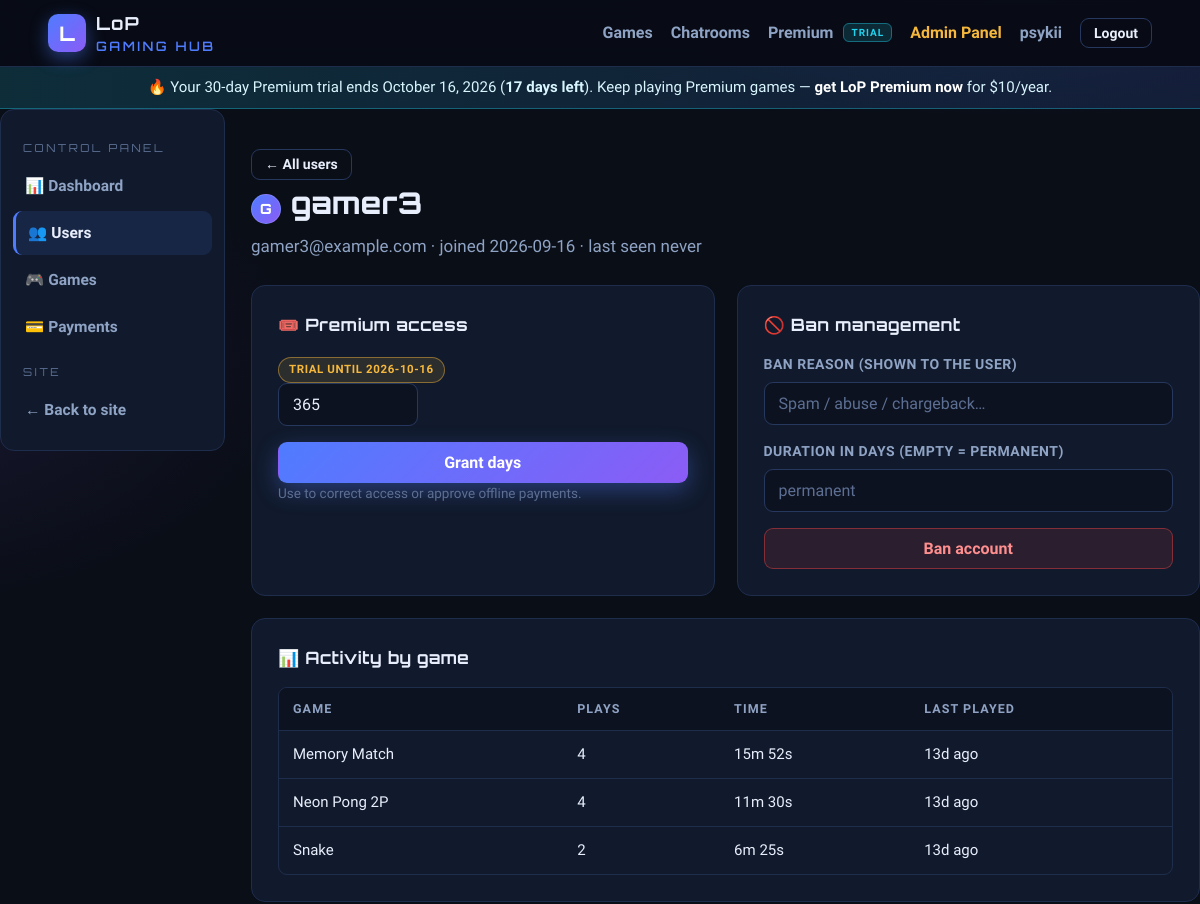
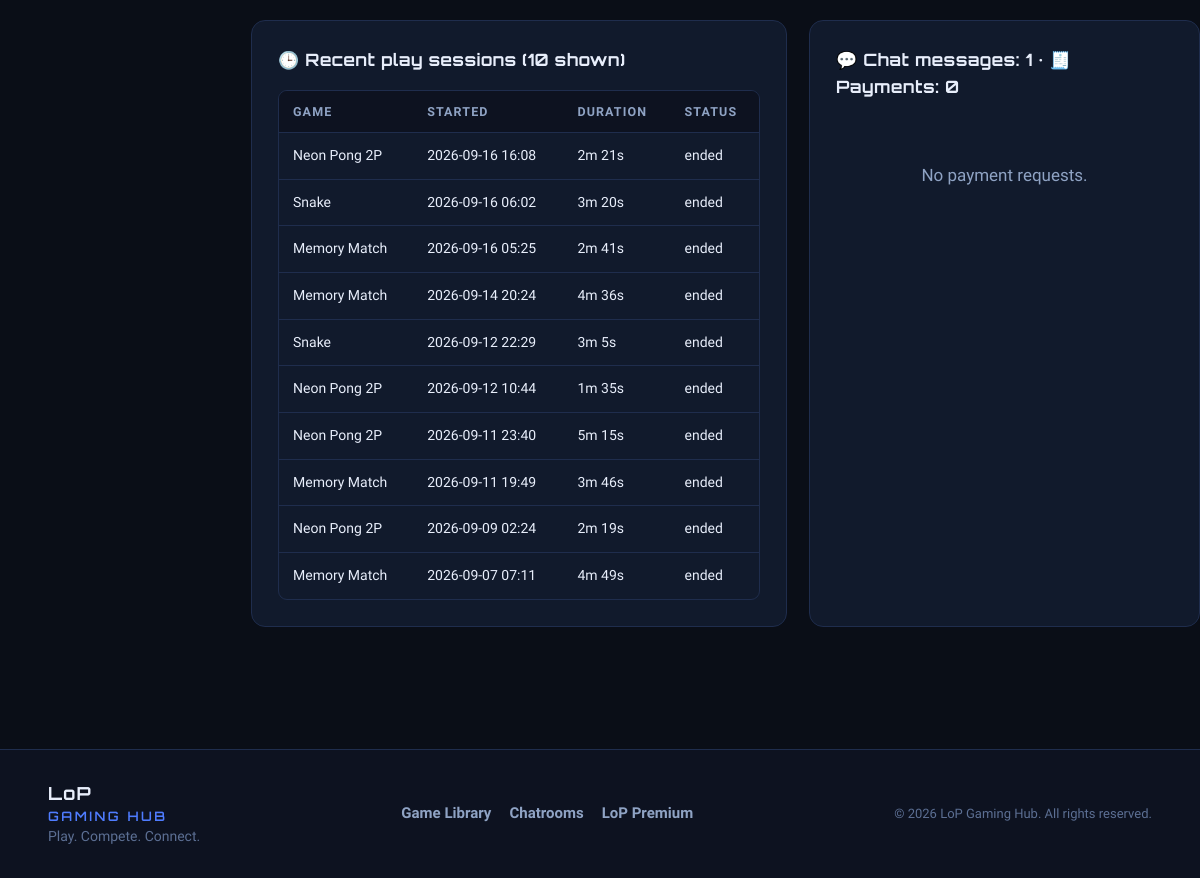
The app's page /admin/users/3 (signed in) with its own data (2 pictures, top to bottom).
### models.py (models this page shows, shortened)
class User(UserMixin, db.Model):
    __tablename__ = "users"
    id = db.Column(db.Integer, primary_key=True)
    username = db.Column(db.String(40), unique=True, nullable=False, index=True)
    email = db.Column(db.String(160), unique=True, nullable=False, index=True)
    password_hash = db.Column(db.String(255), nullable=False)
    role = db.Column(db.String(20), nullable=False, default="user")  # user | admin
    is_banned = db.Column(db.Boolean, nullable=False, default=False)
    ban_reason = db.Column(db.String(250))
    banned_at = db.Column(db.DateTime)
    banned_until = db.Column(db.DateTime)
    trial_started_at = db.Column(db.DateTime, nullable=False, default=now_utc)
    premium_until = db.Column(db.DateTime)
    created_at = db.Column(db.DateTime, nullable=False, default=now_utc)
    last_seen_at = db.Column(db.DateTime)
    failed_attempts = db.Column(db.Integer, nullable=False, default=0)
    locked_until = db.Column(db.DateTime)
    sessions = db.relationship("GameSession", back_populates="user", lazy="dynamic")
    messages = db.relationship("ChatMessage", back_populates="user", lazy="dynamic")
    payments = db.relationship("PaymentRequest", back_populates="user", lazy="dynamic",
                               foreign_keys="PaymentRequest.user_id")
    @property
    def is_admin(self) -> bool:
        return self.role == "admin"
    @property
    def has_premium(self) -> bool:
        return self.premium_until is not None and self.premium_until > now_utc()
    @property
    def ban_is_active(self) -> bool:
        if not self.is_banned:
            return False
        if self.banned_until is None:          # permanent ban
            return True
        return self.banned_until > now_utc()
    def premium_status(self):
        if self.is_admin:
            return ("admin", None)
        if self.has_premium:
            return ("active", self.premium_until)
        trial_days = current_app.config["TRIAL_DURATION_DAYS"]
        if self.trial_started_at:
            trial_end = self.trial_started_at + timedelta(days=trial_days)
            if now_utc() < trial_end:
                return ("trial", trial_end)
            if self.premium_until is not None:
                return ("expired", self.premium_until)
            return ("expired", trial_end)
        return ("none", None)

class Game(db.Model):
    __tablename__ = "games"
    id = db.Column(db.Integer, primary_key=True)
    title = db.Column(db.String(120), nullable=False)
    slug = db.Column(db.String(120), unique=True, nullable=False, index=True)
    description = db.Column(db.Text, nullable=False, default="")
    category = db.Column(db.String(60), nullable=False, default="Arcade")
    version = db.Column(db.String(30), nullable=False, default="1.0")
    folder = db.Column(db.String(160))            # relative to GAME_LIBRARY_DIR
    entry_file = db.Column(db.String(180), nullable=False, default="index.html")
    thumbnail = db.Column(db.String(220))         # public URL or path under /game-thumb/
    is_premium = db.Column(db.Boolean, nullable=False, default=False)
    is_multiplayer = db.Column(db.Boolean, nullable=False, default=False)
    is_active = db.Column(db.Boolean, nullable=False, default=True)
    is_featured = db.Column(db.Boolean, nullable=False, default=False)
    play_count = db.Column(db.Integer, nullable=False, default=0)
    total_playtime = db.Column(db.Integer, nullable=False, default=0)  # seconds
    uploaded_by_id = db.Column(db.Integer, db.ForeignKey("users.id"))
    created_at = db.Column(db.DateTime, nullable=False, default=now_utc)
    updated_at = db.Column(db.DateTime, nullable=False, default=now_utc, onupdate=now_utc)
    chatroom = db.relationship("ChatRoom", back_populates="game", uselist=False)
    sessions = db.relationship("GameSession", back_populates="game", lazy="dynamic")

class GameSession(db.Model):
    __tablename__ = "game_sessions"
    id = db.Column(db.Integer, primary_key=True)
    user_id = db.Column(db.Integer, db.ForeignKey("users.id"), nullable=False, index=True)
    game_id = db.Column(db.Integer, db.ForeignKey("games.id"), nullable=False, index=True)
    started_at = db.Column(db.DateTime, nullable=False, default=now_utc, index=True)
    duration_seconds = db.Column(db.Integer, nullable=False, default=0)
    ip_address = db.Column(db.String(64))
    is_active = db.Column(db.Boolean, nullable=False, default=True)
    user = db.relationship("User", back_populates="sessions")
    game = db.relationship("Game", back_populates="sessions")

### blueprints/admin.py (the view)
@admin_bp.route("/users/<int:user_id>")
@admin_required
def user_detail(user_id):
    user = db.session.get(User, user_id) or abort(404)
    st, end = user.premium_status()
    activity = user_game_stats(user.id)
    recent_sessions = (
        user.sessions.order_by(GameSession.started_at.desc()).limit(15).all()
    )
    payments = (
        PaymentRequest.query.filter_by(user_id=user.id)
        .order_by(PaymentRequest.created_at.desc())
        .all()
    )
    chat_count = user.messages.count()
    return render_template(
        "admin/user_detail.html",
        u=user,
        premium_state=st,
        premium_end=end,
        activity=activity,
        recent_sessions=recent_sessions,
        payments=payments,
        chat_count=chat_count,
    )

### app.py (called while the page is built)
@login_manager.user_loader
def load_user(user_id: str):
    return db.session.get(User, int(user_id))

### blueprints/admin.py (called while the page is built)
def admin_required(fn):
    @wraps(fn)
    @login_required
    def wrapper(*args, **kwargs):
        if not current_user.is_admin:
            abort(403)
        return fn(*args, **kwargs)
    return wrapper

### helpers.py (called while the page is built)
def fmt_duration(seconds: int) -> str:
    seconds = int(seconds or 0)
    h, rem = divmod(seconds, 3600)
    m, s = divmod(rem, 60)
    if h:
        return f"{h}h {m}m"
    if m:
        return f"{m}m {s}s"
    return f"{s}s"

def time_ago(dt) -> str:
    if dt is None:
        return "never"
    delta = now_utc() - dt
    s = int(delta.total_seconds())
    if s < 60:
        return "just now"
    if s < 3600:
        return f"{s // 60}m ago"
    if s < 86400:
        return f"{s // 3600}h ago"
    if s < 86400 * 30:
        return f"{s // 86400}d ago"
    return dt.strftime("%Y-%m-%d")

### models.py (called while the page is built)
def now_utc():
    return datetime.now(timezone.utc).replace(tzinfo=None)

### templates/admin/user_detail.html (shortened to what this page needs)
{% extends "admin/base.html" %}
{% block admin_content %}
<div class="page-head">
  <a class="btn btn-ghost btn-sm" href="{{ url_for('admin.users') }}">← All users</a>
  <h1 class="page-title">
    <span class="avatar avatar-sm">{{ u.username[:1]|upper }}</span> {{ u.username }}
  </h1>
  <p class="page-sub">{{ u.email }} &middot; joined {{ u.created_at.strftime('%Y-%m-%d') }} &middot; last seen {{ u.last_seen_at|time_ago }}</p>
</div>
<div class="admin-grid-2">
  <div class="card">
    <h3 class="card-title">🎟️ Premium access</h3>
    {% if premium_state == 'admin' %}
      <p><span class="pill pill-admin">Admin — permanent access</span></p>
    {% elif premium_state == 'active' %}
      <p><span class="pill pill-approved">{{ premium_plan }} until {{ premium_end.strftime('%Y-%m-%d') }}</span>
        ({{ (premium_end - now_utc()).days }} days left)</p>
    {% elif premium_state == 'trial' %}
      <p><span class="pill pill-pending">Trial until {{ premium_end.strftime('%Y-%m-%d') }}</span></p>
    {% elif premium_state == 'expired' %}
      <p><span class="pill pill-rejected">Expired {{ premium_end.strftime('%Y-%m-%d') }}</span></p>
    {% else %}
      <p>No premium history.</p>
    {% endif %}
    <form method="post" action="{{ url_for('admin.user_grant', user_id=u.id) }}" class="form-row">
      <input class="form-control grant-days" type="number" name="days" value="365" min="1" max="3650">
      <button class="btn btn-primary" type="submit">Grant days</button>
    </form>
    <p class="form-hint">Use to correct access or approve offline payments.</p>
  </div>
  <div class="card">
    <h3 class="card-title">🚫 Ban management</h3>
    {% if u.is_admin %}
      <p class="form-hint">Administrators cannot be banned.</p>
    {% else %}
      <form method="post" action="{{ url_for('admin.user_ban', user_id=u.id) }}" class="form" id="banForm">
        <div class="form-group">
          <label class="form-label" for="reason">Ban reason (shown to the user)</label>
          <input class="form-control" type="text" id="reason" name="reason" placeholder="Spam / abuse / chargeback…">
        </div>
        <div class="form-group">
          <label class="form-label" for="days">Duration in days (empty = permanent)</label>
          <input class="form-control" type="number" id="days" name="days" min="1" max="3650" placeholder="permanent">
        </div>
        <button class="btn btn-danger" type="submit" data-confirm="Ban {{ u.username }}? They will lose access immediately.">Ban account</button>
      </form>
    {% endif %}
  </div>
</div>
<div class="card">
  <h3 class="card-title">📊 Activity by game</h3>
  {% if activity %}
    <div class="table-wrap">
      <table class="table">
        <thead><tr><th>Game</th><th>Plays</th><th>Time</th><th>Last played</th></tr></thead>
        <tbody>
          {% for s in activity %}
            <tr>
              <td>{{ s.title }}{% if s.is_premium %} <span class="badge badge-premium">PREMIUM</span>{% endif %}</td>
              <td>{{ s.plays }}</td>
              <td>{{ s.seconds|fmt_duration }}</td>
              <td>{{ s.last_played|time_ago }}</td>
            </tr>
          {% endfor %}
        </tbody>
      </table>
    </div>
  {% else %}<p class="empty-state">No playtime yet.</p>{% endif %}
</div>
<div class="admin-grid-2">
  <div class="card">
    <h3 class="card-title">🕒 Recent play sessions ({{ recent_sessions|length }} shown)</h3>
    {% if recent_sessions %}
      <div class="table-wrap">
        <table class="table table-sm">
          <thead><tr><th>Game</th><th>Started</th><th>Duration</th><th>Status</th></tr></thead>
          <tbody>
            {% for s in recent_sessions %}
              <tr>
                <td>{{ s.game.title }}</td>
                <td>{{ s.started_at.strftime('%Y-%m-%d %H:%M') }}</td>
                <td>{{ s.duration_seconds|fmt_duration }}</td>
                <td>{% if s.is_active %}<span class="pill pill-pending">LIVE</span>{% else %}ended{% endif %}</td>
              </tr>
            {% endfor %}
          </tbody>
        </table>
      </div>
    {% else %}<p class="empty-state">No sessions yet.</p>{% endif %}
  </div>
  <div class="card">
    <h3 class="card-title">💬 Chat messages: {{ chat_count }} &middot; 🧾 Payments: {{ payments|length }}</h3>
    {% if payments %}
      <div class="table-wrap">
        <table class="table table-sm">
          <thead><tr><th>#</th><th>Date</th><th>Amount</th><th>Status</th></tr></thead>
          <tbody>
            {% for p in payments %}
              <tr>
                <td>#{{ p.id }}</td>
                <td>{{ p.created_at.strftime('%Y-%m-%d') }}</td>
                <td>${{ '%.2f'|format(p.amount) }}</td>
                <td>{% if p.status == 'pending' %}<span class="pill pill-pending">Pending</span>
                    {% elif p.status == 'approved' %}<span class="pill pill-approved">Approved</span>
                    {% else %}<span class="pill pill-rejected">Rejected</span>{% endif %}</td>
              </tr>
            {% endfor %}
          </tbody>
        </table>
      </div>
    {% else %}<p class="empty-state">No payment requests.</p>{% endif %}
  </div>
</div>
{% endblock %}

### templates/base.html (shortened to what this page needs)
<!doctype html>
<html lang="en">
<head>
  <link rel="stylesheet" href="{{ url_for('static', filename='css/style.css') }}">
</head>
<body>
  {% set nav_links = [('main.index', 'Home'), ('games.library', 'Game Library')] %}
  <nav class="navbar">
    <div class="container nav-inner">
      <a class="brand" href="{{ url_for('main.index') }}">
        <span class="brand-mark">L</span>
        <span class="brand-text">LoP <em>GAMING HUB</em></span>
      </a>
      <div class="nav-links" id="navLinks">
        {% if current_user.is_authenticated %}
          <a class="nav-link" href="{{ url_for('games.library') }}">Games</a>
          <a class="nav-link" href="{{ url_for('chat.hub') }}">Chatrooms</a>
          <a class="nav-link" href="{{ url_for('premium.index') }}">
            Premium
            {% if current_user.is_authenticated and premium_state == 'trial' %}
              <span class="nav-chip chip-trial">TRIAL</span>
            {% elif premium_state == 'active' %}
              <span class="nav-chip chip-premium">✓</span>
            {% endif %}
          </a>
          {% if current_user.is_admin %}
            <a class="nav-link nav-admin" href="{{ url_for('admin.dashboard') }}">Admin Panel</a>
          {% endif %}
          <a class="nav-link" href="{{ url_for('auth.profile') }}">{{ current_user.username }}</a>
          <a class="btn btn-ghost btn-sm" href="{{ url_for('auth.logout') }}">Logout</a>
        {% else %}
          <a class="nav-link" href="{{ url_for('main.index') }}">Home</a>
          <a class="nav-link" href="{{ url_for('auth.login') }}">Login</a>
          <a class="btn btn-primary btn-sm" href="{{ url_for('auth.register') }}">Sign Up Free</a>
        {% endif %}
      </div>
    </div>
  </nav>
  {% if current_user.is_authenticated and premium_state == 'trial' %}
    <div class="trial-banner">
      <div class="container">
        🔥 Your {{ trial_days }}-day Premium trial ends {{ premium_end.strftime('%B %d, %Y') }}
        (<strong>{{ (premium_end - now_utc()).days + 1 }} days left</strong>).
        Keep playing Premium games &mdash;
        <a href="{{ url_for('premium.index') }}">get LoP Premium now</a> for ${{ premium_price }}/year.
      </div>
    </div>
  {% endif %}
  <main class="page">
    {% block content %}{% endblock %}
  </main>
  <footer class="footer">
    <div class="container footer-inner">
      <div>
        <span class="brand-text">LoP <em>GAMING HUB</em></span>
        <p class="footer-sub">Play. Compete. Connect.</p>
      </div>
      <div class="footer-links">
        <a href="{{ url_for('games.library') }}">Game Library</a>
        <a href="{{ url_for('chat.hub') }}">Chatrooms</a>
        <a href="{{ url_for('premium.index') }}">LoP Premium</a>
      </div>
      <p class="footer-note">© {{ now_utc().year }} LoP Gaming Hub. All rights reserved.</p>
    </div>
  </footer>
</body>
</html>

### records on screen
User: username "psykii"
User: username "G", username "gamer3", email "gamer3@example.com", created_at "2026-09-16", last_seen_at "never"
Game: title "Memory Match", plays "4", seconds|fmt_duration "15m 52s", last_played "13d ago"
Game: title "Neon Pong 2P", plays "4", seconds|fmt_duration "11m 30s", last_played "13d ago"
Game: title "Snake", plays "2", seconds|fmt_duration "6m 25s", last_played "13d ago"
GameSession: game "Neon Pong 2P", started_at "2026-09-16 16:08", duration_seconds|fmt_duration "2m 21s", is_active "ended"
GameSession: game "Snake", started_at "2026-09-16 06:02", duration_seconds|fmt_duration "3m 20s", is_active "ended"
GameSession: game "Memory Match", started_at "2026-09-16 05:25", duration_seconds|fmt_duration "2m 41s", is_active "ended"
GameSession: game "Memory Match", started_at "2026-09-14 20:24", duration_seconds|fmt_duration "4m 36s", is_active "ended"
GameSession: game "Snake", started_at "2026-09-12 22:29", duration_seconds|fmt_duration "3m 5s", is_active "ended"
GameSession: game "Neon Pong 2P", started_at "2026-09-12 10:44", duration_seconds|fmt_duration "1m 35s", is_active "ended"
GameSession: game "Neon Pong 2P", started_at "2026-09-11 23:40", duration_seconds|fmt_duration "5m 15s", is_active "ended"
GameSession: game "Memory Match", started_at "2026-09-11 19:49", duration_seconds|fmt_duration "3m 46s", is_active "ended"
GameSession: game "Neon Pong 2P", started_at "2026-09-09 02:24", duration_seconds|fmt_duration "2m 19s", is_active "ended"
GameSession: game "Memory Match", started_at "2026-09-07 07:11", duration_seconds|fmt_duration "4m 49s", is_active "ended"

### other values on screen
{{ trial_days }} "30"
{{ premium_end.strftime('%B %d, %Y') }} "October 16, 2026"
{{ (premium_end - now_utc()).days + 1 }} "17"
{{ premium_price }} "10"
{{ premium_end.strftime('%Y-%m-%d') }} "2026-10-16"
{{ recent_sessions|length }} "10"
{{ chat_count }} "1"
{{ payments|length }} "0"
{{ now_utc().year }} "2026"
